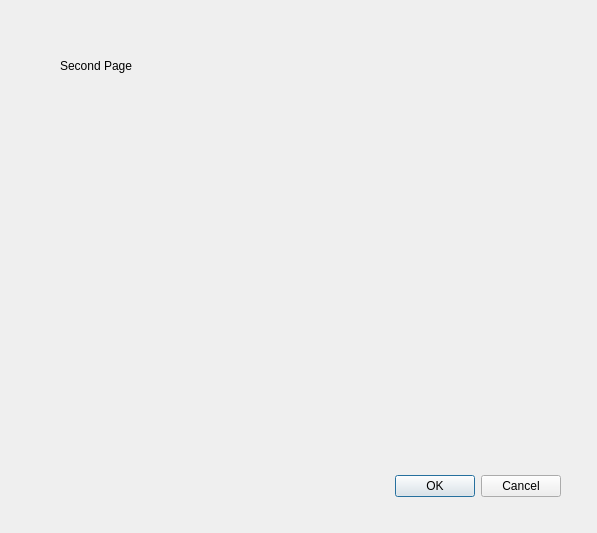
<?xml version="1.0" encoding="UTF-8"?>
<ui version="4.0">
 <class>Dialog</class>
 <widget class="QDialog" name="Dialog">
  <property name="geometry">
   <rect>
    <x>0</x>
    <y>0</y>
    <width>597</width>
    <height>533</height>
   </rect>
  </property>
  <property name="windowTitle">
   <string>Dialog</string>
  </property>
  <widget class="QDialogButtonBox" name="buttonBox">
   <property name="geometry">
    <rect>
     <x>220</x>
     <y>470</y>
     <width>341</width>
     <height>32</height>
    </rect>
   </property>
   <property name="orientation">
    <enum>Qt::Horizontal</enum>
   </property>
   <property name="standardButtons">
    <set>QDialogButtonBox::Cancel|QDialogButtonBox::Ok</set>
   </property>
  </widget>
  <widget class="QLabel" name="label">
   <property name="geometry">
    <rect>
     <x>60</x>
     <y>30</y>
     <width>151</width>
     <height>71</height>
    </rect>
   </property>
   <property name="text">
    <string>Second Page</string>
   </property>
  </widget>
 </widget>
 <resources/>
 <connections>
  <connection>
   <sender>buttonBox</sender>
   <signal>accepted()</signal>
   <receiver>Dialog</receiver>
   <slot>accept()</slot>
   <hints>
    <hint type="sourcelabel">
     <x>248</x>
     <y>254</y>
    </hint>
    <hint type="destinationlabel">
     <x>157</x>
     <y>274</y>
    </hint>
   </hints>
  </connection>
  <connection>
   <sender>buttonBox</sender>
   <signal>rejected()</signal>
   <receiver>Dialog</receiver>
   <slot>reject()</slot>
   <hints>
    <hint type="sourcelabel">
     <x>316</x>
     <y>260</y>
    </hint>
    <hint type="destinationlabel">
     <x>286</x>
     <y>274</y>
    </hint>
   </hints>
  </connection>
 </connections>
</ui>
